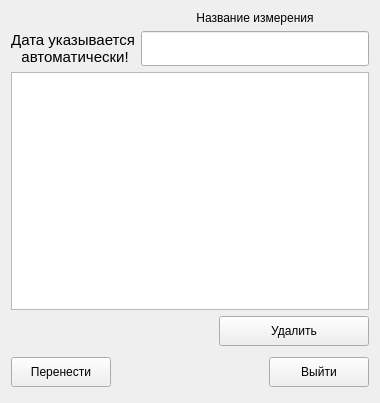
<?xml version="1.0" encoding="UTF-8"?>
<ui version="4.0">
 <class>Dialog</class>
 <widget class="QDialog" name="Dialog">
  <property name="geometry">
   <rect>
    <x>0</x>
    <y>0</y>
    <width>380</width>
    <height>403</height>
   </rect>
  </property>
  <property name="sizePolicy">
   <sizepolicy hsizetype="Fixed" vsizetype="Fixed">
    <horstretch>0</horstretch>
    <verstretch>0</verstretch>
   </sizepolicy>
  </property>
  <property name="minimumSize">
   <size>
    <width>380</width>
    <height>360</height>
   </size>
  </property>
  <property name="maximumSize">
   <size>
    <width>1920</width>
    <height>16777215</height>
   </size>
  </property>
  <property name="font">
   <font>
    <family>Segoe UI</family>
    <pointsize>9</pointsize>
   </font>
  </property>
  <property name="windowTitle">
   <string>Новая запись</string>
  </property>
  <property name="windowIcon">
   <iconset resource="../../../icon/res.qrc">
    <normaloff>:/plus.png</normaloff>:/plus.png</iconset>
  </property>
  <layout class="QGridLayout" name="gridLayout">
   <item row="3" column="2" colspan="3">
    <widget class="QListWidget" name="list_widget"/>
   </item>
   <item row="5" column="2" colspan="3">
    <layout class="QHBoxLayout" name="horizontalLayout">
     <item>
      <spacer name="horizontalSpacer_2">
       <property name="orientation">
        <enum>Qt::Horizontal</enum>
       </property>
       <property name="sizeType">
        <enum>QSizePolicy::MinimumExpanding</enum>
       </property>
       <property name="sizeHint" stdset="0">
        <size>
         <width>40</width>
         <height>20</height>
        </size>
       </property>
      </spacer>
     </item>
     <item>
      <widget class="QPushButton" name="push_button_delite_data">
       <property name="minimumSize">
        <size>
         <width>150</width>
         <height>30</height>
        </size>
       </property>
       <property name="text">
        <string>Удалить</string>
       </property>
       <property name="autoDefault">
        <bool>false</bool>
       </property>
      </widget>
     </item>
    </layout>
   </item>
   <item row="2" column="2" colspan="3">
    <layout class="QGridLayout" name="gridLayout_2">
     <item row="1" column="0">
      <widget class="QLabel" name="label">
       <property name="sizePolicy">
        <sizepolicy hsizetype="Preferred" vsizetype="Preferred">
         <horstretch>0</horstretch>
         <verstretch>0</verstretch>
        </sizepolicy>
       </property>
       <property name="font">
        <font>
         <family>Segoe UI</family>
         <pointsize>11</pointsize>
        </font>
       </property>
       <property name="text">
        <string>Дата указывается
 автоматически!</string>
       </property>
       <property name="alignment">
        <set>Qt::AlignCenter</set>
       </property>
      </widget>
     </item>
     <item row="1" column="1">
      <widget class="QLineEdit" name="line_edit_name">
       <property name="sizePolicy">
        <sizepolicy hsizetype="Expanding" vsizetype="Ignored">
         <horstretch>0</horstretch>
         <verstretch>0</verstretch>
        </sizepolicy>
       </property>
       <property name="inputMask">
        <string/>
       </property>
       <property name="text">
        <string notr="true"/>
       </property>
       <property name="placeholderText">
        <string/>
       </property>
      </widget>
     </item>
     <item row="0" column="1">
      <widget class="QLabel" name="label_2">
       <property name="sizePolicy">
        <sizepolicy hsizetype="Expanding" vsizetype="Fixed">
         <horstretch>0</horstretch>
         <verstretch>0</verstretch>
        </sizepolicy>
       </property>
       <property name="layoutDirection">
        <enum>Qt::RightToLeft</enum>
       </property>
       <property name="text">
        <string>Название измерения</string>
       </property>
       <property name="textFormat">
        <enum>Qt::AutoText</enum>
       </property>
       <property name="alignment">
        <set>Qt::AlignCenter</set>
       </property>
      </widget>
     </item>
    </layout>
   </item>
   <item row="6" column="2" colspan="3">
    <layout class="QHBoxLayout" name="horizontalLayout_2">
     <item>
      <widget class="QPushButton" name="push_button_ok">
       <property name="sizePolicy">
        <sizepolicy hsizetype="Minimum" vsizetype="Fixed">
         <horstretch>0</horstretch>
         <verstretch>55</verstretch>
        </sizepolicy>
       </property>
       <property name="minimumSize">
        <size>
         <width>100</width>
         <height>30</height>
        </size>
       </property>
       <property name="text">
        <string>Перенести</string>
       </property>
       <property name="autoDefault">
        <bool>false</bool>
       </property>
      </widget>
     </item>
     <item>
      <spacer name="horizontalSpacer">
       <property name="sizePolicy">
        <sizepolicy hsizetype="Minimum" vsizetype="Minimum">
         <horstretch>0</horstretch>
         <verstretch>0</verstretch>
        </sizepolicy>
       </property>
       <property name="minimumSize">
        <size>
         <width>0</width>
         <height>40</height>
        </size>
       </property>
       <property name="orientation">
        <enum>Qt::Horizontal</enum>
       </property>
       <property name="sizeHint" stdset="0">
        <size>
         <width>40</width>
         <height>30</height>
        </size>
       </property>
      </spacer>
     </item>
     <item>
      <widget class="QPushButton" name="push_button_esc">
       <property name="sizePolicy">
        <sizepolicy hsizetype="Minimum" vsizetype="Fixed">
         <horstretch>0</horstretch>
         <verstretch>55</verstretch>
        </sizepolicy>
       </property>
       <property name="minimumSize">
        <size>
         <width>100</width>
         <height>30</height>
        </size>
       </property>
       <property name="text">
        <string>Выйти</string>
       </property>
       <property name="autoDefault">
        <bool>false</bool>
       </property>
      </widget>
     </item>
    </layout>
   </item>
  </layout>
 </widget>
 <resources>
  <include location="../../../icon/res.qrc"/>
 </resources>
 <connections/>
</ui>
